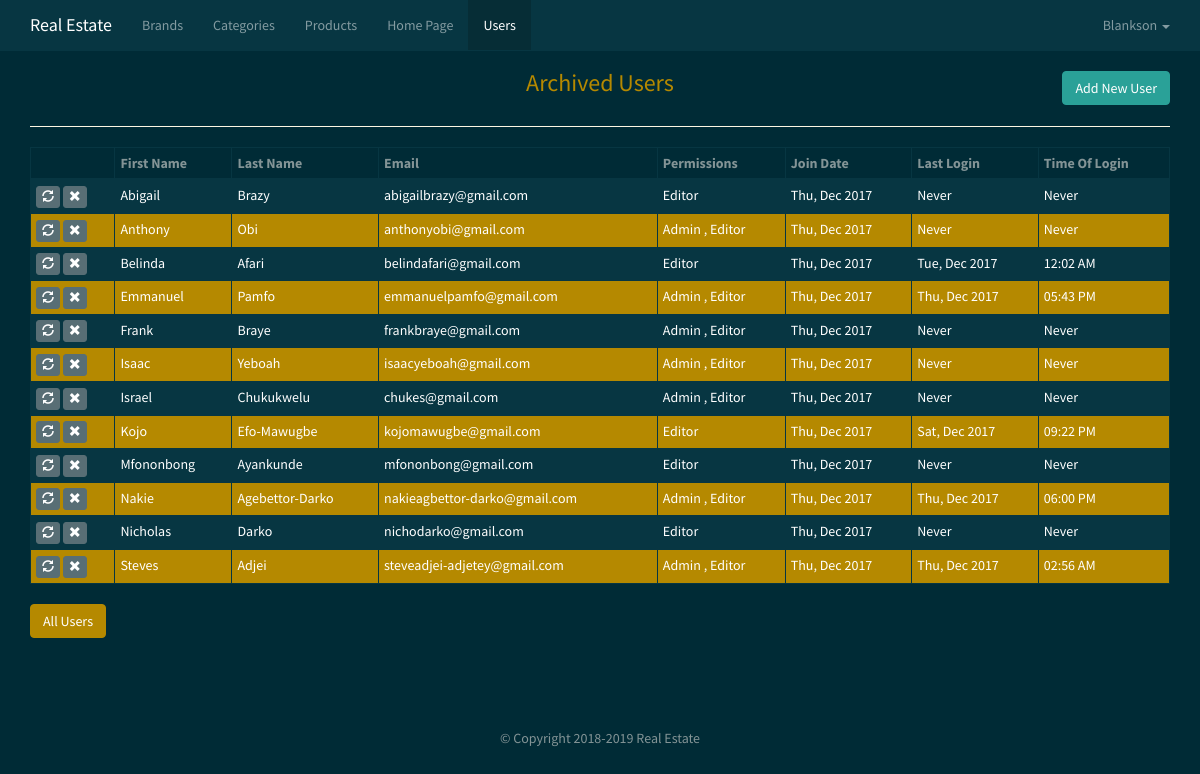
/admin/users.php?archived=1 (signed in), run on the app's committed database.
### tables this page shows
CREATE TABLE `users` (
  `id` int(11) NOT NULL,
  `full_name` varchar(255) NOT NULL,
  `email` varchar(175) NOT NULL,
  `password` varchar(255) NOT NULL,
  `join_date` datetime NOT NULL DEFAULT CURRENT_TIMESTAMP,
  `last_login` datetime NOT NULL,
  `permissions` varchar(255) NOT NULL,
  `deleted` tinyint(4) NOT NULL DEFAULT '0'
);

### core/init.php (called while the page is built, shortened)
<?php
$db = mysqli_connect('localhost', 'root', '', 'real_estate');
require_once BASEURL.'helpers/helpers.php';
if(isset($_SESSION['user_id'])){
	$user_id = $_SESSION['user_id'];
	$query = $db->query("SELECT * FROM users WHERE id = '$user_id'");
	$user_data = mysqli_fetch_assoc($query);
	$fn = explode(' ', $user_data['full_name']);
	$user_data['first'] = $fn[0];
	$user_data['last'] = $fn[1];
}
?>

### estate/helpers/helpers.php (called while the page is built, shortened)
<?php
function has_permission($permission = 'admin'){
	global $user_data;
	$permissions = explode(',', $user_data['permissions']);
	if(in_array($permission, $permissions, true)){
		return true;
	}else{
		return false;
	}
}
function pretty_date($date){
	return date("D, M Y", strtotime($date));
}
function pretty_time($time){
	return date("h:i A", strtotime($time));
}
?>

### admin/users.php (the view, shortened to what this page needs)
<?php
require_once("../core/init.php");
include("includes/header.php");
include("includes/navigation.php");
$firstname = ((isset($_POST['firstname']) && !empty($_POST['firstname']))?$_POST['firstname']:'');
$lastname = ((isset($_POST['lastname']) && !empty($_POST['lastname']))?$_POST['lastname']:'');
$email = ((isset($_POST['email']) && !empty($_POST['email']))?$_POST['email']:'');
$password = ((isset($_POST['password']) && !empty($_POST['password']))?$_POST['password']:'');
$confirm = ((isset($_POST['confirm']) && !empty($_POST['confirm']))?$_POST['confirm']:'');
$perm = "";
$errors = array();
if(isset($_GET['edit']) || isset($_GET['add'])){
	$edit_id = ((isset($_GET['edit']))?$_GET['edit']:'');
	if(isset($_GET['edit'])){
		$edit_query = $db->query("SELECT * FROM users WHERE id = '$edit_id'");
		$user_info = mysqli_fetch_assoc($edit_query);
		$full_name = explode(' ', $user_info['full_name']);
		if(count($full_name) > 1){
			$firstname = ((isset($_POST['firstname']) && !empty($_POST['firstname']))?sanitize($_POST['firstname']):$full_name[0]);
			$lastname = ((isset($_POST['lastname']) && !empty($_POST['lastname']))?sanitize($_POST['lastname']):$full_name[1]);
		}else{
			$firstname = ((isset($_POST['firstname']) && !empty($_POST['firstname']))?sanitize($_POST['firstname']):$full_name[0]);
			$lastname = ((isset($_POST['lastname']) && !empty($_POST['lastname']))?sanitize($_POST['lastname']):'');
		}
		$email = ((isset($_POST['email']) && !empty($_POST['email']))?sanitize($_POST['email']):$user_info['email']);
		if(isset($_POST['permission']) && !empty($_POST['permission'])){
			$perm = "";
			foreach ($_POST['permission'] as $permission) {
				$perm .= $permission.",";
			}
		}else{
			$perm = $user_info['permissions'];
		}
	}
	if(isset($_POST['add_user'])){
		if(empty($_POST['firstname']) || empty($_POST['lastname']) || empty($_POST['email']) || empty($_POST['password']) || empty($_POST['confirm']) || empty($_POST['permission'])){
			$errors[] = "All fields are required";
		}else{
			if(!filter_var($email, FILTER_VALIDATE_EMAIL)){
				$errors[] = "Please enter a valid email";
			}
			if($confirm != $password){
				$errors[] = "Passwords do not match";
			}
		}
		if(!empty($errors)){
			$error = display_errors($errors);
		}else{
			$full_name = $firstname." ".$lastname;
			$permissions = rtrim($perm, ',');
			$hashed_password = password_hash($password, PASSWORD_DEFAULT);
			$success = "<ul class='bg-success'><li class='text-default text-center'>User is successfully added!</li></ul>";
			$db->query("INSERT INTO users(full_name, email, password, permissions) VALUES('$full_name', '$email', '$hashed_password', '$permissions')");
		}
	}
	if(isset($_POST['edit_user'])){
		if(empty($_POST['firstname']) || empty($_POST['lastname']) || empty($_POST['email']) || empty($_POST['permission'])){
			$errors[] = "All fields are required";
		}else{
			if(!filter_var($email, FILTER_VALIDATE_EMAIL)){
				$errors[] = "Please enter a valid email";
			}
		}
		if(!empty($errors)){
			$error = display_errors($errors);
		}else{
			$full_name = $firstname." ".$lastname;
			$permissions = rtrim($perm, ',');
			$success = "<ul class='bg-success'><li class='text-default text-center'>User is successfully edited!</li></ul>";
			$db->query("UPDATE users SET full_name = '$full_name', email = '$email', permissions = '$permissions' WHERE id = '$edit_id'");
		}
	}
	?>
	<div class="container">
		<h2 class="text-center text-primary"><?=((isset($_GET['edit']))?'Edit ':'Add New ');?>User</h2><hr>
			<div class="center-edit">
			<?=((!empty($error))?$error:'');?>
			<?=((!empty($success))?$success:'');?>
			<form action="users.php?<?=((isset($_GET['edit']))?'edit='.$edit_id:'add=1');?>" method="post">
				<div class="form-group col-md-6">
					<label for="firstname">First Name *:</label>
					<input type="text" class="form-control" name="firstname" id="firstname" value="<?=((!empty($errors) || isset($_GET['edit']))?$firstname:'');?>" placeholder="Enter first name">
				</div>
				<div class="form-group col-md-6">
					<label for="lastname">Last Name *:</label>
					<input type="text" class="form-control" name="lastname" id="lastname" value="<?=((!empty($errors) || isset($_GET['edit']))?$lastname:'');?>" placeholder="Enter last name">
				</div>
				<div class="form-group col-md-12">
					<label for="email">Email *:</label>
					<input type="text" class="form-control" name="email" id="email" value="<?=((!empty($errors) || isset($_GET['edit']))?$email:'');?>" placeholder="Enter email">
				</div>
				<?php if(isset($_GET['add'])): ?>
				<div class="form-group col-md-6">
					<label for="password">Password *:</label>
					<input type="password" class="form-control" name="password" id="password" value="<?=((!empty($errors))?$password:'');?>">
				</div>
				<div class="form-group col-md-6">
					<label for="confirm">Confirm Password *:</label>
					<input type="password" class="form-control" name="confirm" id="confirm" value="<?=((!empty($errors))?$confirm:'');?>">
				</div>
				<?php endif; ?>
				<div class="col-md-12">
					<label for="checkbox">Permissions *:</label>
				 	<div class="checkbox-inline">
				 		<?php $permitted = explode(',', rtrim($perm, ','));?>
						<label><input type="checkbox" name="permission[]" value="admin" <?=(((in_array('admin', $permitted) || !empty($errors)) && isset($_GET['edit']))?'checked':'');?>>Admin</label>
					</div>
					<div class="checkbox-inline">
						<label><input type="checkbox" name="permission[]" value="editor" <?=(((in_array('editor', $permitted) || !empty($errors)) && (isset($_GET['edit']) || isset($_POST['permission'])))?'checked':'');?>>Editor</label>
					</div>
				</div>
				<div class="form-group col-md-12">
					<input class="btn btn-success" type="submit" name="<?=((isset($_GET['edit']))?'edit_user':'add_user');?>" value="<?=((isset($_GET['edit']))?'Save Changes':'Add User');?>">
					<?php if(isset($_GET['edit'])): ?>
						<a href="users.php?add=1" class="btn btn-primary">Add New User</a>
					<?php else: ?>
						<a href="users.php" class="btn btn-primary">All Users</a>
					<?php endif; ?>
				</div>
			</form>
			</div>
	</div>
<?php }else{?>
			<?php
				if(isset($_GET['archived'])){
					$user_query = $db->query("SELECT * FROM users WHERE deleted = 1 ORDER BY full_name");
				}else{
					$user_query = $db->query("SELECT * FROM users WHERE deleted = 0 ORDER BY full_name");
				}
				$urows = mysqli_num_rows($user_query);
			 ?>
<div class="container">
	<h3 class="text-center text-primary"><?=((isset($_GET['archived']))?'Archived ':'');?>Users</h3>
	<a href="users.php?add=1" class="btn btn-success pull-right position-btn">Add New User</a><div class="clearfix"></div><hr>
	<?php if($urows > 0): ?>
	<table class="table table-condensed table-striped table-bordered">
		<thead>
			<th></th>
			<th>First Name</th>
			<th>Last Name</th>
			<th>Email</th>
			<th>Permissions</th>
			<th>Join Date</th>
			<th>Last Login</th>
			<th>Time Of Login</th>
		</thead>
		<tbody>
			<?php while($users = mysqli_fetch_assoc($user_query)): ?>
				<?php
					$name = explode(' ', $users['full_name']);
					if(count($name) > 1){
						$firstname = $name[0];
						$lastname = $name[1];
					}else{
						$firstname = $name[0];
					}
					$join_date = explode(' ', $users['join_date']);
					if(count($join_date) > 1){
						$date_join = pretty_date($join_date[0]);
					}else{
						$date_join = $date[0];
					}
					$last_login = explode(' ', $users['last_login']);
					if(count($last_login) > 1){
						$last_date = (($last_login[0] == "0000-00-00")?'Never':pretty_date($last_login[0]));
						$last_time = (($last_login[1]) == "00:00:00"?'Never':pretty_time($last_login[1]));
					}else{
						$last_date = $last_login[0];
					}
					$permissions = explode(',', $users['permissions']);
					$permits = "";
					foreach ($permissions as $permission) {
						$permits .= ucfirst($permission)." , ";
					}
				?>
				<tr class="bg-primary">
					<td>
						<?php if($users['id'] != $user_data['id']): ?>
						<a href="users.php?<?=((!isset($_GET['archived']))?'edit='.$users['id']:'restore='.$users['id']);?>" class="btn btn-xs btn-default" data-toggle="edit" title="<?=((isset($_GET['archived']))?'Restore User':'Edit User');?>"><span class="glyphicon glyphicon-<?=((isset($_GET['archived']))?'refresh':'pencil');?>"></span></a>
						<a href="users.php?<?=((!isset($_GET['archived']))?'delete='.$users['id']:'cdelete='.$users['id']);?>" class="btn btn-xs btn-default" data-toggle="delete" title="<?=((isset($_GET['archived']))?'Completely Delete User Account':'Delete user to archive');?>"><span class="glyphicon glyphicon-remove"></span></a>
						<?php endif; ?>
					</td>
					<td><?=$firstname;?></td>
					<td><?=$lastname;?></td>
					<td><?=$users['email'];?></td>
					<td><?=rtrim($permits, " , ");?></td>
					<td><?=$date_join;?></td>
					<td <?=(($last_date == "-")?'class="text-center"':'');?>><?=$last_date;?></td>
					<td <?=(($last_time == "-")?'class="text-center"':'');?>><?=$last_time;?></td>
				</tr>
			<?php endwhile; ?>
		</tbody>
	</table>
	<?php else: ?>
		<h3>No Archived User</h3><hr>
	<?php endif; ?>
	<a href="users.php<?=((!isset($_GET['archived']))?'?archived=1':'');?>" class="btn <?=((isset($_GET['archived']))?'btn-primary':'btn-danger');?>"><?=((isset($_GET['archived']))?'All ':'Archived ');?>Users</a>
</div> <?php } ?>
<?php include("includes/footer.php"); ?>

### admin/includes/header.php (shortened to what this page needs)
<!DOCTYPE html>
<?php
	$theme_sql = "SELECT * FROM themes WHERE status = 1";
	$theme_result = $db->query($theme_sql);
	$theme = mysqli_fetch_assoc($theme_result);
?>
<html>
	<head>
		<link rel="stylesheet" href="../css/bootstrap<?=((!empty($theme))?'-'.$theme['theme_name']:'');?>.min.css" type="text/css">
        <link rel="stylesheet" href="../css/main.css">
	</head>
	<body>

### admin/includes/navigation.php (shortened to what this page needs)
<nav class="navbar navbar-default navbar-fixed-top">
    <div class="container">
      <a href="index.php" class="navbar-brand">Real Estate</a>
        <div class="collapse navbar-collapse" id="myNavbar">
        <ul class="nav navbar-nav">
            <li class="<?=((basename($_SERVER['PHP_SELF']) == "brands.php")?'active':'');?>"><a href="brands.php">Brands</a></li>
            <li class="<?=((basename($_SERVER['PHP_SELF']) == "categories.php")?'active':'');?>"><a href="categories.php?">Categories</a></li>
            <li class="<?=((basename($_SERVER['PHP_SELF']) == "products.php")?'active':'');?>"><a href="products.php">Products</a></li>
            <li><a href="../index.php">Home Page</a></li>
            <?php if(has_permission('admin')): ?>
            <li class="<?=((basename($_SERVER['PHP_SELF']) == "users.php")?'active':'');?>"><a href="users.php">Users</a></li>
            <?php endif; ?>
        </ul>
        <ul class="nav navbar-nav navbar-right">
            <li class="dropdown pull-right">
                 <a href="brands.php" class="dropdown-toggle" data-toggle="dropdown"><?=$user_data['first'];?> <span class="caret"></span></a>
            </li>
        </ul>
    </div>
</nav>

### admin/includes/footer.php (shortened to what this page needs)
</div><br><br>
<footer class="text-center" id="footer">&copy; Copyright 2018-2019 Real Estate</footer>
</body>

### css/main.css (style rules this page uses)
body { padding-top: 50px; }
#footer { margin-top: 50px; }
.position-btn { margin-top: -35px; }

### data on the page
users: full_name "Abigail", full_name "Brazy", email "abigailbrazy@gmail.com", permits "Editor", join_date "Thu, Dec 2017", last_login "Never"
users: full_name "Anthony", full_name "Obi", email "anthonyobi@gmail.com", permits "Admin , Editor", join_date "Thu, Dec 2017", last_login "Never"
users: full_name "Belinda", full_name "Afari", email "belindafari@gmail.com", permits "Editor", join_date "Thu, Dec 2017", last_login "Tue, Dec 2017", last_login "12:02 AM"
users: full_name "Emmanuel", full_name "Pamfo", email "emmanuelpamfo@gmail.com", permits "Admin , Editor", join_date "Thu, Dec 2017", last_login "Thu, Dec 2017", last_login "05:43 PM"
users: full_name "Frank", full_name "Braye", email "frankbraye@gmail.com", permits "Admin , Editor", join_date "Thu, Dec 2017", last_login "Never"
users: full_name "Isaac", full_name "Yeboah", email "isaacyeboah@gmail.com", permits "Admin , Editor", join_date "Thu, Dec 2017", last_login "Never"
users: full_name "Israel", full_name "Chukukwelu", email "chukes@gmail.com", permits "Admin , Editor", join_date "Thu, Dec 2017", last_login "Never"
users: full_name "Kojo", full_name "Efo-Mawugbe", email "kojomawugbe@gmail.com", permits "Editor", join_date "Thu, Dec 2017", last_login "Sat, Dec 2017", last_login "09:22 PM"
users: full_name "Mfononbong", full_name "Ayankunde", email "mfononbong@gmail.com", permits "Editor", join_date "Thu, Dec 2017", last_login "Never"
users: full_name "Nakie", full_name "Agebettor-Darko", email "nakieagbettor-darko@gmail.com", permits "Admin , Editor", join_date "Thu, Dec 2017", last_login "Thu, Dec 2017", last_login "06:00 PM"
users: full_name "Nicholas", full_name "Darko", email "nichodarko@gmail.com", permits "Editor", join_date "Thu, Dec 2017", last_login "Never"
users: full_name "Steves", full_name "Adjei", email "steveadjei-adjetey@gmail.com", permits "Admin , Editor", join_date "Thu, Dec 2017", last_login "Thu, Dec 2017", last_login "02:56 AM"

### other printed values
$user_data['first'] "Blankson"
